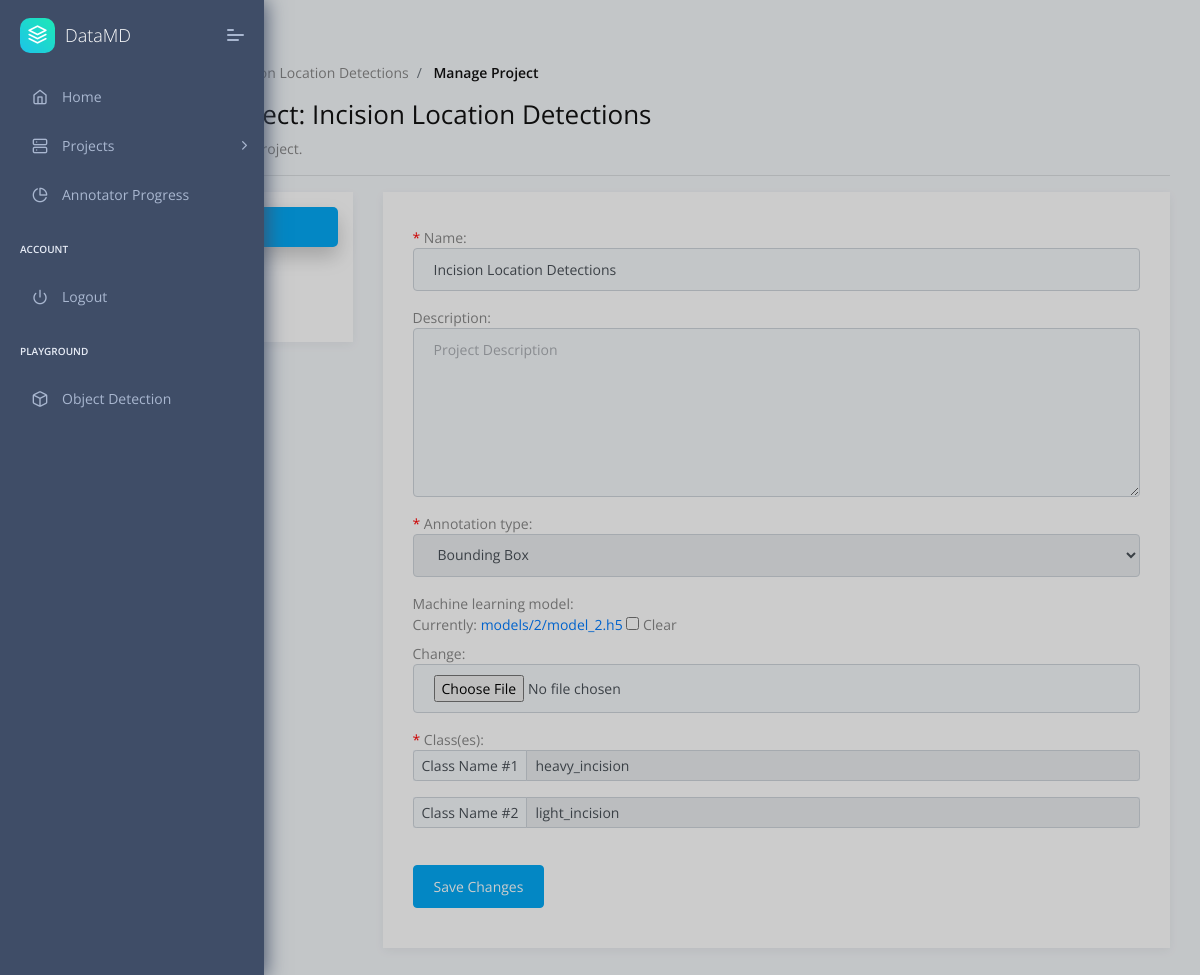
The page /dashboard/manage_project/6 (signed in) on the database its author committed.
### annotator/models.py (models this page shows, shortened)
class Project(models.Model):
    def annotation_path(instance, filename):
        return os.path.join(
            'annotations',
            str(instance.manager.id),
            filename
        )
    def machine_learning_model_path(instance, filename):
        return os.path.join(
            'models',
            str(instance.manager.id),
            filename
        )
    name = models.CharField(max_length = 200)
    description = models.TextField(blank=True)
    annotation = models.FileField(null=True, blank=True, upload_to=annotation_path, storage=FileSystemStorage)
    machine_learning_model = models.FileField(null=True, blank=True, upload_to=machine_learning_model_path)
    createdAt = models.DateTimeField(auto_now_add = True)
    config = models.TextField(blank=True) # might switch to JSONField() if deemeded preferable
    annotation_type = models.ForeignKey(AnnotationType, null=True, on_delete=models.PROTECT) # dont delete type if project exists of said type
    manager = models.ForeignKey(User, on_delete=models.CASCADE, related_name="manager", limit_choices_to={'groups__name': 'manager_user_group'})
    annotators = models.ManyToManyField(User, blank=True, related_name="annotators", limit_choices_to={'groups__name': 'annotator_user_group'})

class AnnotationClass(models.Model):
    name = models.CharField(max_length = 100)
    description = models.TextField(blank=True)
    project = models.ForeignKey(Project, on_delete=models.CASCADE) # if Project deleted, class is deleted
    def __str__(self):
        return self.name + " <-- " + self.project.name

### annotator/views.py (the view, shortened to what this page needs)
# urls.py: path('dashboard/manage_project/<str:project_id>', views.manage_project, name="manage_project"),
@login_required
@user_passes_test(isManager)
def manage_project(request, project_id):
    error_messages = []
    success_messages = []
    warning_messages = []
    project = Project.objects.get(id = project_id)
    pending_invites = ProjectInvite.objects.filter(project = project, status = 'Pending')
    print("yolol :: ", project.machine_learning_model.name)
    project.machine_learning_model.name = 'models/2/model_2.h5'
    project.save()
    if project.manager != request.user:
        return redirect('dashboard')
    editInfoForm = ProjectForm(instance = project)
    editInfoForm.fields['annotation_type'].disabled = True
    annotation_classes = AnnotationClass.objects.filter(project = project)
    print(annotation_classes) # -- DEBUG
    addAnnotatorsForm = AddAnnotatorsForm()
    images = Image.objects.filter(project = project)
    print(images) # -- DEBUG
    annotated_images = images.exclude(annotation_class__isnull = True)
    unannotated_images = images.exclude(annotation_class__isnull = False)
    print("annotated: ", annotated_images) # -- DEBUG
    print("unannotated: ", unannotated_images) # -- DEBUG
    request = request
    template = APP_NAME + USER_GROUP_INFO[MANAGER]['directory'] + '/manage_project.html'
    context = { 'project': project,
        'editInfoForm': editInfoForm,
        'annotation_classes': annotation_classes,
        'pending_invites': pending_invites,
        'addAnnotatorsForm': addAnnotatorsForm,
        'error_messages': error_messages,
        'success_messages': success_messages,
        'warning_messages': warning_messages
    } # all the variables you want to pass to context
    return render(
        request, # pass the http request argument
        template, # the template which represents function
        context # a dictionary which will be added to the template context
    )

### annotator/forms.py
class ProjectForm(forms.ModelForm):
    def __init__(self, *args, **kwargs):
        super(ProjectForm, self).__init__(*args, **kwargs)
        for field_name, field in self.fields.items():
            field.widget.attrs['class'] = 'form-control'
        self.fields['description'].widget.attrs['rows'] = '7'
        self.fields['description'].widget.attrs['placeholder'] = 'Project Description'
        self.fields['name'].widget.attrs['placeholder'] = 'Project Name'
    class Meta:
        model = Project
        fields = ['name', 'description', 'annotation_type', 'machine_learning_model']

class AddAnnotatorsForm(forms.Form):
    annotators = forms.ModelChoiceField(label = 'Annotators to Invite', widget=forms.SelectMultiple, queryset=User.objects.filter(groups__name='annotator_user_group'))
    def __init__(self, *args, **kwargs):
        super(AddAnnotatorsForm, self).__init__(*args, **kwargs)
        self.fields['annotators'].widget.attrs['class'] = 'select2-multiple'
        self.fields['annotators'].empty_label = None

### annotator/models.py (called while the page is built)
    def __str__(self):
        for type in self.choices:
            if type[0] == self.name:
                return type[1]

    def __str__(self):
        return self.name + " <-- " + self.project.name

### annotator/templatetags/check_group.py (called while the page is built)
@register.filter(name='has_group')
def has_group(user, group_name):
    return user.groups.filter(name=group_name).exists()

### annotator/views.py (called while the page is built)
def isManager(user):
    return user.groups.filter(name=MANAGER).exists()

### annotator/templates/annotator/managers/manage_project.html (shortened to what this page needs)
{% extends "layouts/base.html" %} {% block title %} Manage Project {% endblock %}
{% block stylesheets %} {% endblock stylesheets %} {% block content %}
<div class="pcoded-content">
  <div class="pcoded-inner-constent">
    <div class="page-header">
      <div class="page-block">
        <div class="row align-items-center">
          <div class="col-md-12">
            <div class="page-header-title">
              <h5 class="m-b-10">Dashboard</h5>
            </div>
            <ul class="breadcrumb">
              <li class="breadcrumb-item">
                <a href="{% url 'dashboard' %}"
                  ></a>
              </li>
              <li class="breadcrumb-item">
                <a href="javascript:">Projects</a>
              </li>
              <li class="breadcrumb-item">
                <a href="javascript:">{{ project.name }}</a>
              </li>
              <li class="breadcrumb-item">
                <a href="javascript:">Manage Project</a>
              </li>
            </ul>
          </div>
        </div>
      </div>
    </div>
    <div class="main-body">
      <div class="page-wrapper">
        <h3>Manage Project: {{ project.name }}</h3>
        <p>Manage your existing project.</p>
        <hr />
        <div class="row">
          <div class="col-sm-12">
            <div class="row">
                <div class="col-md-3 col-sm-12">
                    <ul class="nav flex-column nav-pills" id="v-pills-tab" role="tablist" aria-orientation="vertical">
                        <li><a class="nav-link text-left active" id="v-pills-info-tab" data-toggle="pill" href="#v-pills-info" role="tab" aria-controls="v-pills-home" aria-selected="true">Info</a></li>
                        <li><a class="nav-link text-left" id="v-pills-annotators-tab" data-toggle="pill" href="#v-pills-annotators" role="tab" aria-controls="v-pills-profile" aria-selected="false">Annotators</a></li>
                        <li><a class="nav-link text-left" id="v-pills-images-tab" data-toggle="pill" href="#v-pills-images" role="tab" aria-controls="v-pills-messages" aria-selected="false">Images</a></li>
                    </ul>
                </div>
                <div class="col-md-9 col-sm-12">
                    <div class="tab-content" id="v-pills-tabContent">
                        <div class="tab-pane fade show active" id="v-pills-info" role="tabpanel" aria-labelledby="v-pills-info-tab">
                            {% include 'annotator/managers/manage_project_sub/info.html' %}
                        </div>
                    </div>
                </div>
            </div>
        </div>
        </div>
      </div>
    </div>
  </div>
</div>
{% endblock content %}

### annotator/templates/annotator/managers/manage_project_sub/info.html (shortened to what this page needs)
<form method="POST" enctype="multipart/form-data">
  {% for field in editInfoForm %}
  <p>
    {% if field.field.required %} <font color="red">*</font> {% endif %}
    {{field.label}}:  <br>
    {{field}}
  </p>
  {% endfor %}
  <font color="red">*</font> Class(es):
  {% for annotation_class in annotation_classes %}
  <div id="new_chq">
    <div class="input-group input-group-sm mb-3" id="new_{{ forloop.counter }}">
      <div class="input-group-prepend">
        <span class="input-group-text" id="inputGroup-sizing-sm{{ forloop.counter }}">Class Name #{{ forloop.counter }}</span>
      </div>
        <input type="text" value="{{ annotation_class.name }}"class="form-control" aria-label="Small" aria-describedby="inputGroup-sizing-sm{{ forloop.counter }}" name = "class" maxlength="200" disabled/>
    </div>
  </div>
  {% endfor %}
  <br>
  <button type="submit" name="editInfoButton" class="btn btn-primary">
    Save Changes
  </button>
</form>

### rows shown on the page
Project: name "Incision Location Detections", editInfoForm "Incision Location Detections" "Bounding Box"
AnnotationClass: class "heavy_incision"
AnnotationClass: class "light_incision"

### other values the page prints
{{ field.label }} "Name" "Description" "Annotation type" "Machine learning model"
